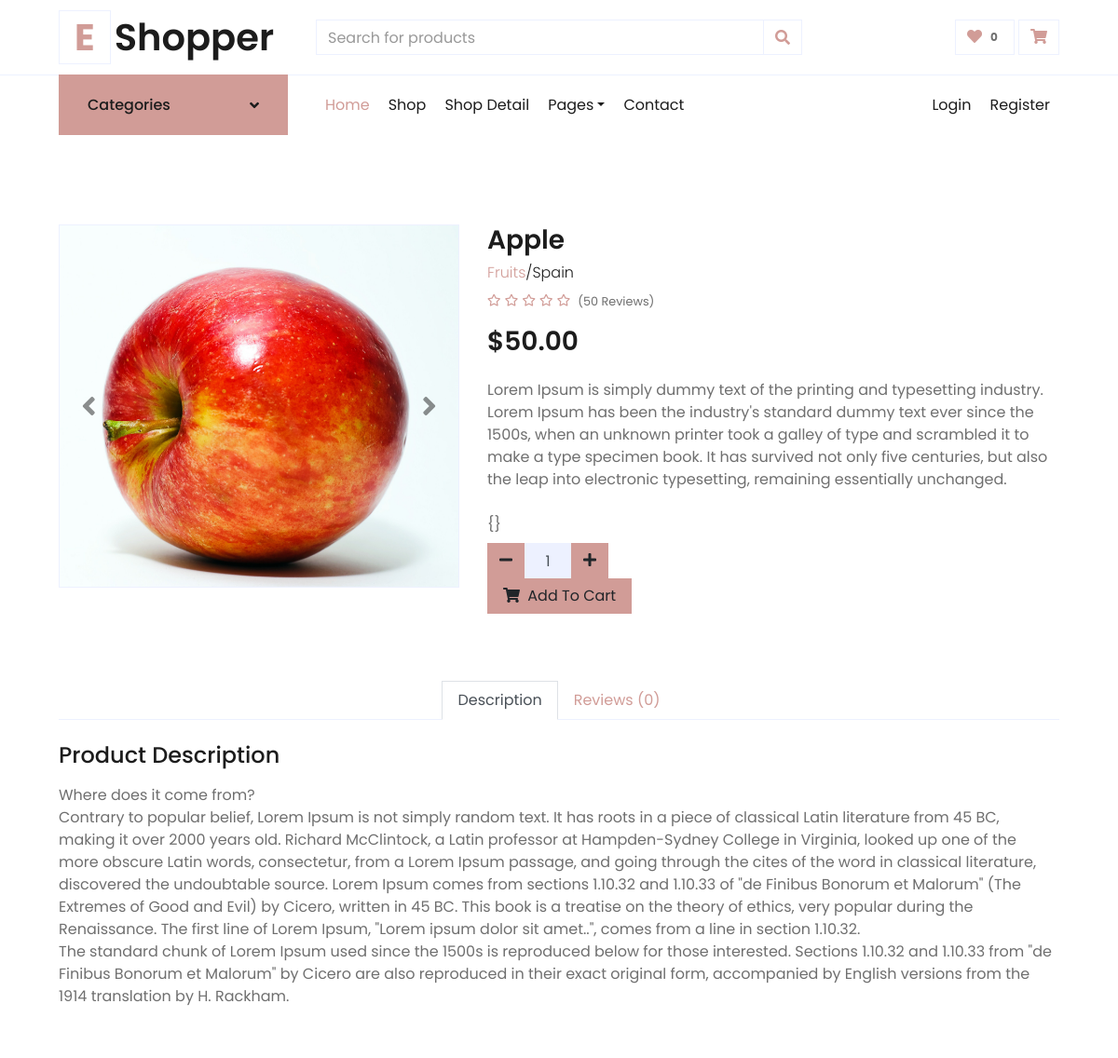
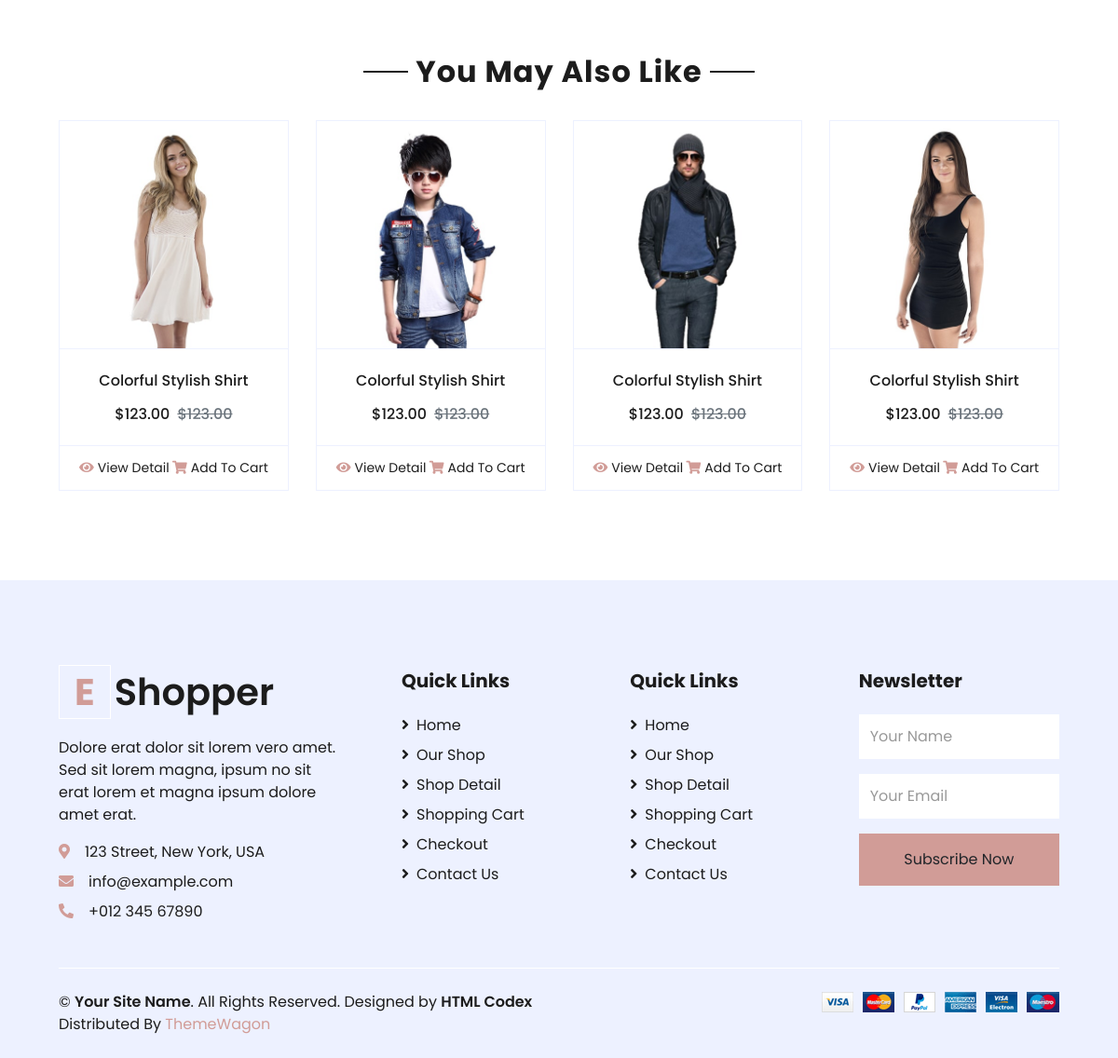
The app's page /product/2 with its own data (2 pictures, top to bottom).
### shop/models.py (models this page shows, shortened)
class Product(models.Model):
    product_name = models.CharField(max_length=30)
    unit_price = models.DecimalField(max_digits=10, decimal_places=2)
    old_price = models.DecimalField(max_digits=10, decimal_places=2, default=0)
    country = models.ForeignKey(Country, on_delete=models.DO_NOTHING)
    product_category = models.ForeignKey(ProductCategory, on_delete=models.DO_NOTHING)
    details = models.TextField(max_length=500, blank=True)
    description = models.TextField(max_length=2000, blank=True)
    rating = models.IntegerField(default=0)
    photo = models.ImageField(upload_to='products/', blank=True)
    class Meta:
        verbose_name = "Product"
        verbose_name_plural = "Products"

class ProductCategory(models.Model):
    category_name = models.CharField(max_length=30, blank=False, unique=True)
    slug = models.SlugField(null=True)
    class Meta:
        verbose_name = "Product category"
        verbose_name_plural = "Product categories"
    def __str__(self) -> str:
        return self.category_name

class Country(models.Model):
    country_name = models.CharField(max_length=30, blank=False, unique=True)
    class Meta:
        verbose_name = "Country"
        verbose_name_plural = "Countries"
    def __str__(self) -> str:
        return self.country_name

### shop/views.py (the view)
# urls.py: path('product/<int:pk>', views.product_detail_page, name='detail_page')
def product_detail_page(request, pk):
    categories = ProductCategory.objects.all()
    cart = Cart(request)
    product = get_object_or_404(Product, pk=pk)
    return render(request, 'shop/detail.html', {'product':product,
                                            'categories':categories,
                                            'cart_product_form': CartAddProductForm(),
                                            'cart': cart})

### cart/forms.py
class CartAddProductForm(forms.Form):
    quantity = forms.TypedChoiceField(choices=PRODUCT_QUANTITY_CHOICES,
                                        coerce=int)
    update_quantity = forms.BooleanField(required=False, initial=False,
                                widget=forms.HiddenInput)

### shop/templates/shop/detail.html (shortened to what this page needs)
{% extends 'base.html' %}
{% load static %}
{% block content %}
    <div class="container-fluid py-5">
        <div class="row px-xl-5">
            <div class="col-lg-5 pb-5">
                <div id="product-carousel" class="carousel slide" data-ride="carousel">
                    <div class="carousel-inner border">
                        <div class="carousel-item active">
                            <img class="w-100 h-100" src="{{product.photo.url}}" alt="Image">
                        </div>
                    </div>
                    <a class="carousel-control-prev" href="#product-carousel" data-slide="prev">
                        <i class="fa fa-2x fa-angle-left text-dark"></i>
                    </a>
                    <a class="carousel-control-next" href="#product-carousel" data-slide="next">
                        <i class="fa fa-2x fa-angle-right text-dark"></i>
                    </a>
                </div>
            </div>
            <div class="col-lg-7 pb-5">
                <h3 class="font-weight-semi-bold">{{product.product_name}}</h3>
                <h6 class="font-weight-light"><a href="">{{product.product_category}}</a>/{{product.country}}</h6>
                <div class="d-flex mb-3">
                    <div class="text-primary mr-2">
                    {% with ''|center:5 as range %}
                    {% for _ in range %}
                        {% if forloop.counter <= product.rating %}
                        <small class="fas fa-star"></small>
                        {% else %}
                        <small class="far fa-star"></small>
                        {% endif %}
                    {% endfor %}
                    {% endwith %}
                    </div>
                    <small class="pt-1">(50 Reviews)</small>
                </div>
                <h3 class="font-weight-semi-bold mb-4">${{product.unit_price}} {% if product.old_price > 0 %}<del class="text-muted h5">${{product.old_price}}</del>{% endif %}</h3>
                <p class="mb-4">{{product.details}}</p>
                {{cart.cart}}
                <div class="d-flex align-items-center mb-4 pt-2">
                    <form action="{% url 'cart:cart_add' product_id=product.pk %}" name="cart_add_form_{{product.pk}}" method="post">
                    <div class="input-group quantity mr-3" style="width: 130px;">
                        <div class="input-group-btn">
                            <button class="btn btn-primary btn-minus" >
                            <i class="fa fa-minus"></i>
                            </button>
                        </div>
                        <input type="text" class="form-control bg-secondary text-center" value="{% if product.pk in cart.cart %}999{% else %}1{% endif %}" name="quantity_f" id="quantity_f">
                        <div class="input-group-btn">
                            <button class="btn btn-primary btn-plus">
                                <i class="fa fa-plus"></i>
                            </button>
                        </div>
                    </div>
                        <button onClick="document.cart_add_form_{{product.pk}}.submit()" class="btn btn-primary px-3"><i class="fa fa-shopping-cart mr-1"></i> Add To Cart</button>
                    </form>
                </div>
            </div>
        </div>
        <div class="row px-xl-5">
            <div class="col">
                <div class="nav nav-tabs justify-content-center border-secondary mb-4">
                    <a class="nav-item nav-link active" data-toggle="tab" href="#tab-pane-1">Description</a>
                    <a class="nav-item nav-link" data-toggle="tab" href="#tab-pane-2">Reviews (0)</a>
                </div>
                <div class="tab-content">
                    <div class="tab-pane fade show active" id="tab-pane-1">
                        <h4 class="mb-3">Product Description</h4>
                        <p>{{product.description|safe}}</p>
                    </div>
                </div>
            </div>
        </div>
    </div>
    <div class="container-fluid py-5">
        <div class="text-center mb-4">
            <h2 class="section-title px-5"><span class="px-2">You May Also Like</span></h2>
        </div>
        <div class="row px-xl-5">
            <div class="col">
                <div class="owl-carousel related-carousel">
                    <div class="card product-item border-0">
                        <div class="card-header product-img position-relative overflow-hidden bg-transparent border p-0">
                            <img class="img-fluid w-100" src="{% static 'img/product-1.jpg' %}" alt="">
                        </div>
                        <div class="card-body border-left border-right text-center p-0 pt-4 pb-3">
                            <h6 class="text-truncate mb-3">Colorful Stylish Shirt</h6>
                            <div class="d-flex justify-content-center">
                                <h6>$123.00</h6><h6 class="text-muted ml-2"><del>$123.00</del></h6>
                            </div>
                        </div>
                        <div class="card-footer d-flex justify-content-between bg-light border">
                            <a href="" class="btn btn-sm text-dark p-0"><i class="fas fa-eye text-primary mr-1"></i>View Detail</a>
                            <a href="" class="btn btn-sm text-dark p-0"><i class="fas fa-shopping-cart text-primary mr-1"></i>Add To Cart</a>
                        </div>
                    </div>
                    <div class="card product-item border-0">
                        <div class="card-header product-img position-relative overflow-hidden bg-transparent border p-0">
                            <img class="img-fluid w-100" src="{% static 'img/product-2.jpg' %}" alt="">
                        </div>
                        <div class="card-body border-left border-right text-center p-0 pt-4 pb-3">
                            <h6 class="text-truncate mb-3">Colorful Stylish Shirt</h6>
                            <div class="d-flex justify-content-center">
                                <h6>$123.00</h6><h6 class="text-muted ml-2"><del>$123.00</del></h6>
                            </div>
                        </div>
                        <div class="card-footer d-flex justify-content-between bg-light border">
                            <a href="" class="btn btn-sm text-dark p-0"><i class="fas fa-eye text-primary mr-1"></i>View Detail</a>
                            <a href="" class="btn btn-sm text-dark p-0"><i class="fas fa-shopping-cart text-primary mr-1"></i>Add To Cart</a>
                        </div>
                    </div>
                    <div class="card product-item border-0">
                        <div class="card-header product-img position-relative overflow-hidden bg-transparent border p-0">
                            <img class="img-fluid w-100" src="{% static 'img/product-3.jpg' %}" alt="">
                        </div>
                        <div class="card-body border-left border-right text-center p-0 pt-4 pb-3">
                            <h6 class="text-truncate mb-3">Colorful Stylish Shirt</h6>
                            <div class="d-flex justify-content-center">
                                <h6>$123.00</h6><h6 class="text-muted ml-2"><del>$123.00</del></h6>
                            </div>
                        </div>
                        <div class="card-footer d-flex justify-content-between bg-light border">
                            <a href="" class="btn btn-sm text-dark p-0"><i class="fas fa-eye text-primary mr-1"></i>View Detail</a>
                            <a href="" class="btn btn-sm text-dark p-0"><i class="fas fa-shopping-cart text-primary mr-1"></i>Add To Cart</a>
                        </div>
                    </div>
                    <div class="card product-item border-0">
                        <div class="card-header product-img position-relative overflow-hidden bg-transparent border p-0">
                            <img class="img-fluid w-100" src="{% static 'img/product-4.jpg' %}" alt="">
                        </div>
                        <div class="card-body border-left border-right text-center p-0 pt-4 pb-3">
                            <h6 class="text-truncate mb-3">Colorful Stylish Shirt</h6>
                            <div class="d-flex justify-content-center">
                                <h6>$123.00</h6><h6 class="text-muted ml-2"><del>$123.00</del></h6>
                            </div>
                        </div>
                        <div class="card-footer d-flex justify-content-between bg-light border">
                            <a href="" class="btn btn-sm text-dark p-0"><i class="fas fa-eye text-primary mr-1"></i>View Detail</a>
                            <a href="" class="btn btn-sm text-dark p-0"><i class="fas fa-shopping-cart text-primary mr-1"></i>Add To Cart</a>
                        </div>
                    </div>
                </div>
            </div>
        </div>
    </div>
{% endblock %}

### records on screen
Product: photo (picture), product_name "Apple", product_category "Fruits", country "Spain", rating 0 (drawn), unit_price "50.00", details "Lorem Ipsum is simply dummy text of the printing and typesetting industry. Lorem Ipsum has been the industry's standard dummy text ever since the 1500s, when an unknown printer took a galley of type and scrambled it to make a type specimen book. It has survived not only five centuries, but also the leap into electronic typesetting, remaining essentially unchanged.", quantity_f "1", description "Where does it come from? Contrary to popular belief, Lorem Ipsum is not simply random text. It has roots in a piece of classical Latin literature from 45 BC, making it over 2000 years old. Richard McClintock, a Latin professor at Hampden-Sydney College in Virginia, looked up one of the more obscure Latin words, consectetur, from a Lorem Ipsum passage, and going through the cites of the word in classical literature, discovered the undoubtable source. Lorem Ipsum comes from sections 1.10.32 and 1.10.33 of \"de Finibus Bonorum et Malorum\" (The Extremes of Good and Evil) by Cicero, written in 45 BC. This book is a treatise on the theory of ethics, very popular during the Renaissance. The first…"

### other values on screen
{{ cart.cart }} "{}"
